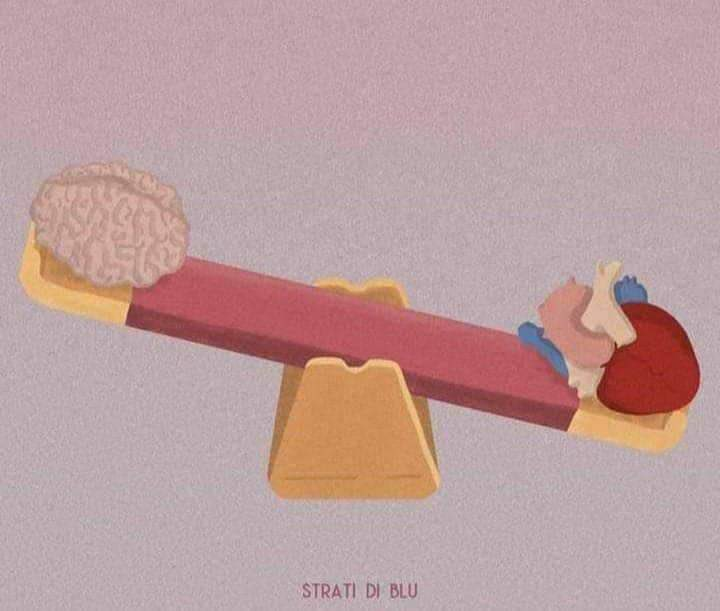
#> input picture Material/web scraping/image.png, 720 x 611 px, given in place of the camera
$ jupyter execute --allow-errors 'openCV for images and videos.ipynb'   (shell and % lines are left out)   (older library calls are emulated)   (text cells are left out)
#> lines starting #> are read from the running program, lines starting #| are printed output that depends on the picture; after the words box and inside, x2 and y2 are one past the last pixel; in counts of white or black regions, pixels touching at a corner belong together; pictures that were not available may be replaced by others from this repository, and a replacement may not be noted
#> further down, frame is the input picture: shape (611, 720, 3); mean B, G, R 158.5, 157.7, 189.1
[cell 1]
import cv2
scaling_factorx=0.6
scaling_factory=0.6
cap = cv2.VideoCapture(0)
#> (the rest of this cell did not finish here and is left out)

#> (a cell that did not finish here is left out)

[cell 3]
'''In several applications, we need to extract foreground for further operations like object tracking. Background Subtraction is
a well-known method in those cases.'''

import cv2 as cv
cap = cv. VideoCapture ('vtest.avi')
fgbg = cv.bgsegm.createBackgroundSubtractorMOG()
while(1):
    ret, frame = cap.read()
    fgmask = fgbg. apply (frame)
#> fgmask: shape (611, 720); every value is 0
    cv. imshow('frame' ,fgmask)
    k = cv.waitKey (30) & 0xff
#> (key q is pressed here)
    if k == 27:
        break
cap.release ()
cv. destroyAllWindows ()

#> (a cell that did not finish here is left out)

[cell 5]
import cv2
import numpy as np
cap = cv2.VideoCapture(0)
while(1):
    _, frame = cap.read ()
    hsv = cv2. cvtColor (frame, cv2.COLOR_BGR2HSV)
#> hsv: shape (611, 720, 3); mean H, S, V 142.1, 49.3, 189.2

    lower_red = np.array([30,150,50])
    upper_red = np.array( [255,255,180])
    mask = cv2.inRange (hsv, lower_red, upper_red)
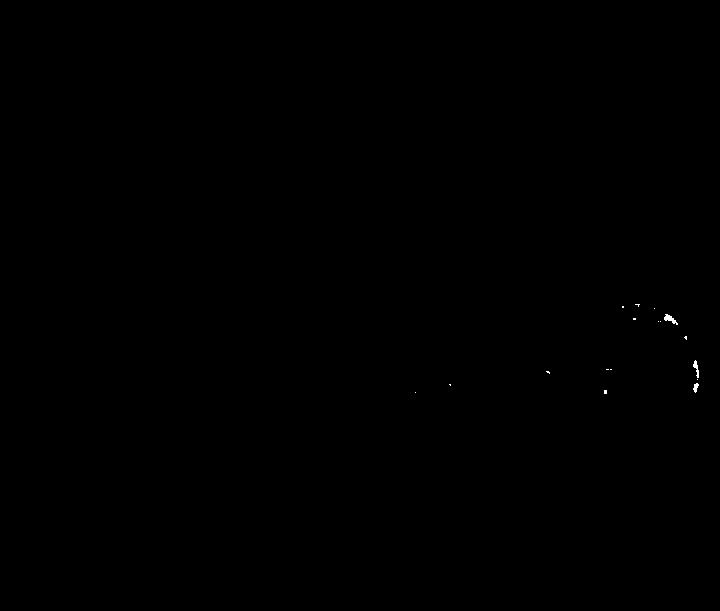
#> mask: shape (611, 720); 0.05% white; 17 white regions (14 under 20 px), largest, box (x1, y1, x2, y2) and area: (664, 314, 678, 325) 67, (693, 360, 699, 378) 50, (693, 383, 699, 393) 35
    res = cv2.bitwise_and(frame, frame, mask= mask)
    kernel = np.ones ( (5,5) ,np.uint8)
    opening = cv2.morphologyEx(mask, cv2.MORPH_OPEN, kernel)
    closing = cv2.morphologyEx(mask, cv2.MORPH_CLOSE, kernel)
#> closing: shape (611, 720); 0.05% white; 13 white regions (11 under 20 px), largest, box (x1, y1, x2, y2) and area: (693, 360, 699, 393) 94, (664, 314, 678, 325) 71
    cv2. imshow('Original',frame)
    cv2. imshow( 'Mask', mask)
    cv2.imshow('Opening',opening)
    cv2. imshow('Closing',closing)
    k = cv2. waitKey (5) & 0xFF
#> (key q is pressed here)
    if k == 27:
        break

cv2. destroyAllWindows()
cap.release ()

#> (a cell that did not finish here is left out)

[cell 7]
import cv2
import numpy as np
cap = cv2.VideoCapture(0)
#> (the rest of this cell did not finish here and is left out)

#> (a cell that did not finish here is left out)

#> (a cell that did not finish here is left out)

[cell 10]
import numpy as np
import cv2
cap = cv2.VideoCapture('slow.flv')
# take first frame of the video
ret, frame = cap.read()
# setup initial location of window
r,h,c,w = 250,90,400, 125 # simply hardcoded the values
track_window = (c,r,w, h)
# set up the ROI for tracking
roi = frame[r:r+h, c:c+w]
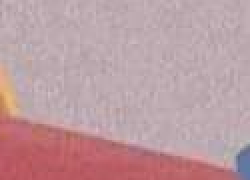
#> roi: shape (90, 125, 3) (shown 2 times larger); mean B, G, R 161, 155.5, 188.4
hsv_roi = cv2.cvtColor (frame, cv2.COLOR_BGR2HSV)
mask = cv2.inRange(hsv_roi, np.array((0., 60.,32.)), np.array ( (180.,255.,255.)))
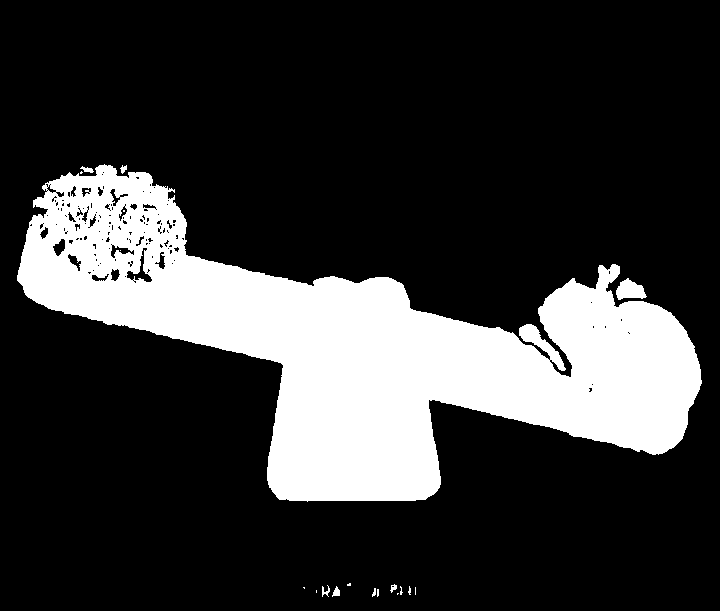
#> mask: shape (611, 720); 21.5% white; 19 white regions (11 under 20 px), largest, box (x1, y1, x2, y2) and area: (17, 164, 702, 502) 93883, (616, 278, 647, 300) 438, (332, 586, 340, 597) 52
roi_hist = cv2.calcHist([hsv_roi], [0], mask, [180], [0,180])
#> roi_hist = 180 values, max 17138 at index 177, min 0 at index 22, mean 525.8
cv2.normalize(roi_hist,roi_hist,0,255,cv2.NORM_MINMAX)
# Setup the termination criteria, either 10 iteration or move by atleast 1 pt
term_crit = ( cv2. TERM_CRITERIA_EPS | cv2.TERM_CRITERIA_COUNT, 10, 1 )
#> (the rest of this cell did not finish here and is left out)

[cell 11]
import numpy as np
import cv2
cap = cv2. VideoCapture('slow.flv')
# take first frame of the video
ret, frame = cap.read()
# setup initial location of window
r,h, c,w = 250,90,400,125 # simply hardcoded the values
track_window = (c, r,w, h)
# set up the ROI for tracking
roi = frame[r:r+h, c:c+w]
#> (the rest of this cell did not finish here and is left out)

[cell 12]
#############################################################################################################################

[cell 13]
import cv2
img = cv2.imread('messis.jpg')
#> (the rest of this cell did not finish here and is left out)

#> (a cell that did not finish here is left out)

[cell 15]
import cv2
image = cv2. imread('watch.jpg',0)
cv2. imshow('image' ,image)
k = cv2.waitKey(0) # it waits for any key to be pressed to execute next step
#> (key q is pressed here)
